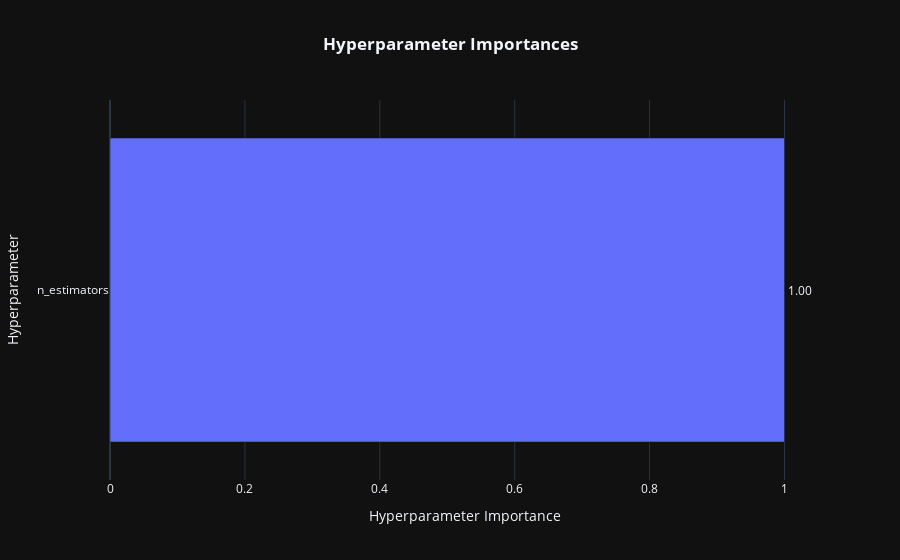

The notebook cell this image was saved under:
### Code cell
fig = optuna.visualization.plot_param_importances(study)
fig.update_layout(template='plotly_dark', title='<b>Hyperparameter Importances', title_x=0.5)

### Figure 1 — Plotly figure (JSON) as saved in the notebook; plotly's stock layout.template omitted (floating-point values rounded to 4 significant figures)
{"data": [{"cliponaxis": false, "hovertemplate": ["n_estimators (IntDistribution): 1.0<extra></extra>"], "name": "Objective Value", "orientation": "h", "text": ["1.00"], "textposition": "outside", "type": "bar", "x": [1], "y": ["n_estimators"]}], "layout": {"title": {"text": "<b>Hyperparameter Importances", "x": 0.5}, "xaxis": {"title": {"text": "Hyperparameter Importance"}}, "yaxis": {"title": {"text": "Hyperparameter"}}}}
